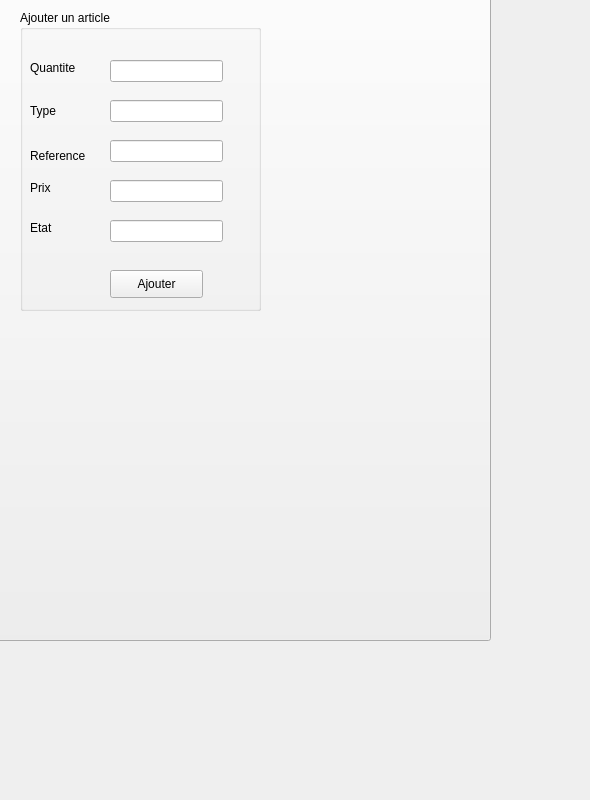
      <widget class="QWidget" name="tab_3">
       <attribute name="title">
        <string>Ajouter </string>
       </attribute>
       <widget class="QPushButton" name="pushButton_24">
        <property name="geometry">
         <rect>
          <x>-90</x>
          <y>-150</y>
          <width>581</width>
          <height>791</height>
         </rect>
        </property>
        <property name="text">
         <string/>
        </property>
        <property name="icon">
         <iconset>
          <normaloff>../Creator The Podcast (6).png</normaloff>../Creator The Podcast (6).png</iconset>
        </property>
        <property name="iconSize">
         <size>
          <width>1000</width>
          <height>1000</height>
         </size>
        </property>
       </widget>
       <widget class="QGroupBox" name="groupBox">
        <property name="geometry">
         <rect>
          <x>20</x>
          <y>10</y>
          <width>241</width>
          <height>301</height>
         </rect>
        </property>
        <property name="title">
         <string>Ajouter un article</string>
        </property>
        <widget class="QLineEdit" name="le_quantite">
         <property name="geometry">
          <rect>
           <x>90</x>
           <y>50</y>
           <width>113</width>
           <height>22</height>
          </rect>
         </property>
         <property name="text">
          <string/>
         </property>
        </widget>
        <widget class="QLineEdit" name="le_type">
         <property name="geometry">
          <rect>
           <x>90</x>
           <y>90</y>
           <width>113</width>
           <height>22</height>
          </rect>
         </property>
        </widget>
        <widget class="QLineEdit" name="le_reference">
         <property name="geometry">
          <rect>
           <x>90</x>
           <y>130</y>
           <width>113</width>
           <height>22</height>
          </rect>
         </property>
        </widget>
        <widget class="QLabel" name="label_10">
         <property name="geometry">
          <rect>
           <x>10</x>
           <y>50</y>
           <width>81</width>
           <height>16</height>
          </rect>
         </property>
         <property name="text">
          <string>Quantite</string>
         </property>
        </widget>
        <widget class="QLabel" name="label_34">
         <property name="geometry">
          <rect>
           <x>10</x>
           <y>90</y>
           <width>56</width>
           <height>21</height>
          </rect>
         </property>
         <property name="text">
          <string>Type</string>
         </property>
        </widget>
        <widget class="QLabel" name="label_49">
         <property name="geometry">
          <rect>
           <x>10</x>
           <y>130</y>
           <width>81</width>
           <height>31</height>
          </rect>
         </property>
         <property name="text">
          <string>Reference</string>
         </property>
        </widget>
        <widget class="QPushButton" name="pb_ajouterL">
         <property name="geometry">
          <rect>
           <x>90</x>
           <y>260</y>
           <width>93</width>
           <height>28</height>
          </rect>
         </property>
         <property name="text">
          <string>Ajouter</string>
         </property>
        </widget>
        <widget class="QLineEdit" name="le_prix">
         <property name="geometry">
          <rect>
           <x>90</x>
           <y>170</y>
           <width>113</width>
           <height>22</height>
          </rect>
         </property>
        </widget>
        <widget class="QLabel" name="label_57">
         <property name="geometry">
          <rect>
           <x>10</x>
           <y>170</y>
           <width>56</width>
           <height>16</height>
          </rect>
         </property>
         <property name="text">
          <string>Prix</string>
         </property>
        </widget>
        <widget class="QLineEdit" name="le_etat">
         <property name="geometry">
          <rect>
           <x>90</x>
           <y>210</y>
           <width>113</width>
           <height>22</height>
          </rect>
         </property>
        </widget>
        <widget class="QLabel" name="label_59">
         <property name="geometry">
          <rect>
           <x>10</x>
           <y>210</y>
           <width>56</width>
           <height>16</height>
          </rect>
         </property>
         <property name="text">
          <string>Etat</string>
         </property>
        </widget>
       </widget>
      </widget>
